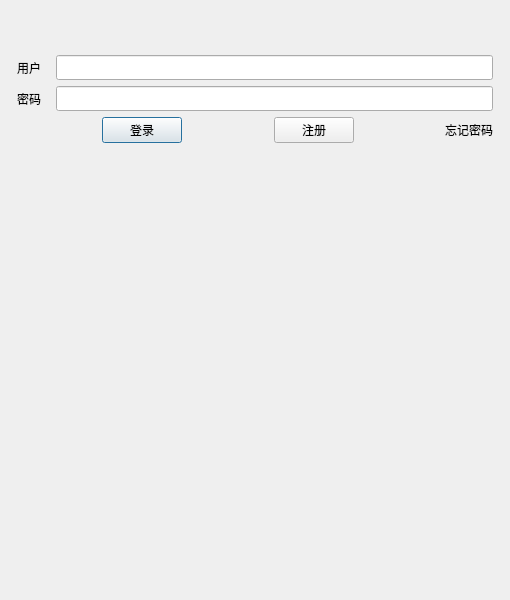
<?xml version="1.0" encoding="UTF-8"?>
<ui version="4.0">
 <class>LoginDialog</class>
 <widget class="QDialog" name="LoginDialog">
  <property name="geometry">
   <rect>
    <x>0</x>
    <y>0</y>
    <width>510</width>
    <height>600</height>
   </rect>
  </property>
  <property name="minimumSize">
   <size>
    <width>510</width>
    <height>600</height>
   </size>
  </property>
  <property name="maximumSize">
   <size>
    <width>510</width>
    <height>696</height>
   </size>
  </property>
  <property name="windowTitle">
   <string>Dialog</string>
  </property>
  <layout class="QVBoxLayout" name="verticalLayout_2">
   <item>
    <layout class="QVBoxLayout" name="verticalLayout">
     <property name="leftMargin">
      <number>6</number>
     </property>
     <property name="topMargin">
      <number>6</number>
     </property>
     <property name="rightMargin">
      <number>6</number>
     </property>
     <property name="bottomMargin">
      <number>6</number>
     </property>
     <item>
      <widget class="QWidget" name="widget" native="true">
       <layout class="QHBoxLayout" name="horizontalLayout_2">
        <item>
         <widget class="QLabel" name="label">
          <property name="maximumSize">
           <size>
            <width>450</width>
            <height>450</height>
           </size>
          </property>
          <property name="text">
           <string/>
          </property>
          <property name="pixmap">
           <pixmap resource="rc.qrc">:/res/res1.png</pixmap>
          </property>
          <property name="alignment">
           <set>Qt::AlignCenter</set>
          </property>
         </widget>
        </item>
       </layout>
      </widget>
     </item>
     <item>
      <layout class="QHBoxLayout" name="horizontalLayout">
       <item>
        <widget class="QLabel" name="Userlabel">
         <property name="text">
          <string>用户</string>
         </property>
        </widget>
       </item>
       <item>
        <widget class="QLineEdit" name="User_lineEdit">
         <property name="minimumSize">
          <size>
           <width>0</width>
           <height>25</height>
          </size>
         </property>
         <property name="maximumSize">
          <size>
           <width>437</width>
           <height>25</height>
          </size>
         </property>
        </widget>
       </item>
      </layout>
     </item>
     <item>
      <layout class="QHBoxLayout" name="horizontalLayout_3">
       <item>
        <widget class="QLabel" name="password_label">
         <property name="text">
          <string>密码</string>
         </property>
        </widget>
       </item>
       <item>
        <widget class="QLineEdit" name="password_lineEdit">
         <property name="minimumSize">
          <size>
           <width>0</width>
           <height>25</height>
          </size>
         </property>
         <property name="maximumSize">
          <size>
           <width>437</width>
           <height>25</height>
          </size>
         </property>
        </widget>
       </item>
      </layout>
     </item>
     <item>
      <layout class="QHBoxLayout" name="horizontalLayout_4">
       <item>
        <spacer name="horizontalSpacer_3">
         <property name="orientation">
          <enum>Qt::Horizontal</enum>
         </property>
         <property name="sizeHint" stdset="0">
          <size>
           <width>40</width>
           <height>20</height>
          </size>
         </property>
        </spacer>
       </item>
       <item>
        <widget class="QPushButton" name="login_pushButton">
         <property name="text">
          <string>登录</string>
         </property>
        </widget>
       </item>
       <item>
        <spacer name="horizontalSpacer_2">
         <property name="orientation">
          <enum>Qt::Horizontal</enum>
         </property>
         <property name="sizeHint" stdset="0">
          <size>
           <width>40</width>
           <height>20</height>
          </size>
         </property>
        </spacer>
       </item>
       <item>
        <widget class="QPushButton" name="register_pushButton">
         <property name="text">
          <string>注册</string>
         </property>
        </widget>
       </item>
       <item>
        <spacer name="horizontalSpacer">
         <property name="orientation">
          <enum>Qt::Horizontal</enum>
         </property>
         <property name="sizeHint" stdset="0">
          <size>
           <width>40</width>
           <height>20</height>
          </size>
         </property>
        </spacer>
       </item>
       <item>
        <widget class="QLabel" name="forget_label">
         <property name="text">
          <string>忘记密码</string>
         </property>
        </widget>
       </item>
      </layout>
     </item>
     <item>
      <spacer name="verticalSpacer">
       <property name="orientation">
        <enum>Qt::Vertical</enum>
       </property>
       <property name="sizeHint" stdset="0">
        <size>
         <width>20</width>
         <height>40</height>
        </size>
       </property>
      </spacer>
     </item>
    </layout>
   </item>
  </layout>
 </widget>
 <resources>
  <include location="rc.qrc"/>
 </resources>
 <connections/>
</ui>
